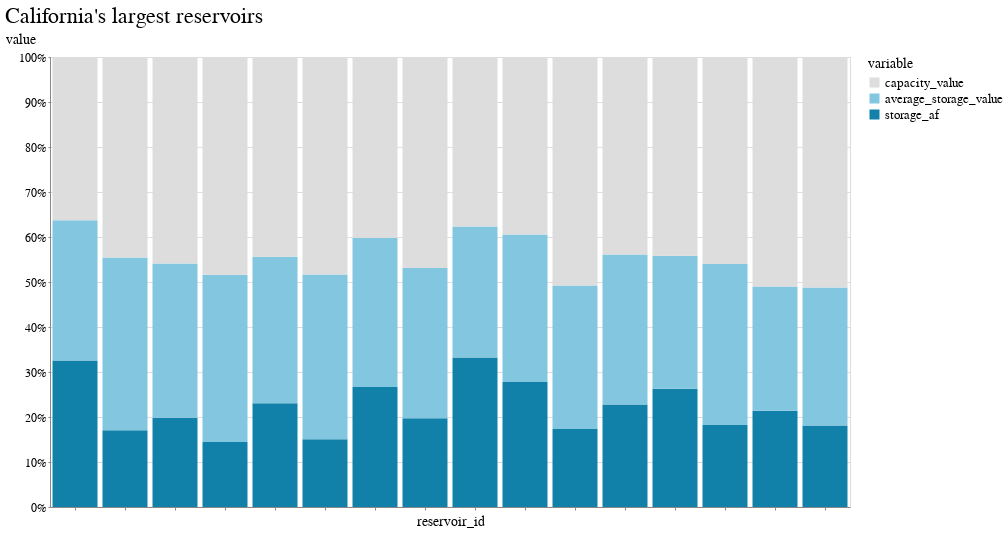

The notebook cell this image was saved under:
### Code cell
domain = ["capacity_value", "average_storage_value", "storage_af", ]
range_ = ['#ddd', '#83c6e0', '#1281aa', ]

alt.Chart(melt).mark_bar().encode(
    x=alt.X('reservoir_id', axis=alt.Axis(labels=False)),
    y=alt.Y('value',stack="normalize"),
    order="bar_order",
    color=alt.Color(
        'variable', 
        scale=alt.Scale(domain=domain, range=range_), 
        #sort='descending'
    ),
    tooltip=["reservoir_id"]
).properties(title="California's largest reservoirs")

### Figure 1 — Vega-Lite specification as saved in the notebook (floating-point values rounded to 4 significant figures)
{"config": {"view": {"width": 800, "height": 450}, "background": "#ffffff", "title": {"anchor": "start", "font": "BentonGothic-Bold, sans", "fontColor": "#000000", "fontSize": 22, "fontWeight": "normal"}, "arc": {"fill": "#82c6df"}, "area": {"fill": "#82c6df"}, "line": {"stroke": "#82c6df", "strokeWidth": 3}, "path": {"stroke": "#82c6df"}, "rect": {"fill": "#82c6df"}, "shape": {"stroke": "#82c6df"}, "bar": {"fill": "#82c6df"}, "point": {"stroke": "#82c6df"}, "symbol": {"fill": "#82c6df", "size": 30}, "axis": {"titleFont": "BentonGothic-Bold, sans", "titleFontSize": 14, "titleFontWeight": "normal", "labelFont": "BentonGothic, sans", "labelFontSize": 12, "labelFontWeight": "normal"}, "axisX": {"labelAngle": 0, "labelPadding": 4, "tickSize": 3}, "axisY": {"labelBaseline": "middle", "maxExtent": 45, "minExtent": 45, "tickSize": 2, "titleAlign": "left", "titleAngle": 0, "titleX": -45, "titleY": -11}, "legend": {"titleFont": "BentonGothic-Bold, sans", "titleFontSize": 14, "titleFontWeight": "normal", "symbolType": "square", "labelFont": "BentonGothic, sans", "labelFontSize": 13}, "range": {"category": ["#3580b1", "#ec8431", "#ab7fb4", "#c89d29", "#adc839", "#829eb1"], "diverging": ["#e68a4f", "#f4bb6a", "#f9e39c", "#dadfe2", "#a6b7c6", "#849eae"], "heatmap": ["#fbf2c7", "#f9e39c", "#f8d36e", "#f4bb6a", "#e68a4f", "#d15a40", "#ab4232"], "ordinal": ["#fbf2c7", "#f9e39c", "#f8d36e", "#f4bb6a", "#e68a4f", "#d15a40", "#ab4232"], "ramp": ["#fbf2c7", "#f9e39c", "#f8d36e", "#f4bb6a", "#e68a4f", "#d15a40", "#ab4232"]}}, "data": {"name": "data-e57d05e981e0113aafa9525e82818231"}, "mark": "bar", "encoding": {"color": {"field": "variable", "scale": {"domain": ["capacity_value", "average_storage_value", "storage_af"], "range": ["#ddd", "#83c6e0", "#1281aa"]}, "type": "nominal"}, "order": {"field": "bar_order", "type": "quantitative"}, "tooltip": [{"field": "reservoir_id", "type": "nominal"}], "x": {"axis": {"labels": false}, "field": "reservoir_id", "type": "nominal"}, "y": {"field": "value", "stack": "normalize", "type": "quantitative"}}, "title": "California's largest reservoirs", "$schema": "https://vega.github.io/schema/vega-lite/v4.17.0.json", "datasets": {"data-e57d05e981e0113aafa9525e82818231": [{"reservoir_id": "CLE", "variable": "storage_af", "value": 730500.0, "bar_order": 1}, {"reservoir_id": "WRS", "variable": "storage_af", "value": 134900.0, "bar_order": 1}, {"reservoir_id": "CCH", "variable": "storage_af", "value": 83520.0, "bar_order": 1}, {"reservoir_id": "CSI", "variable": "storage_af", "value": 79020.0, "bar_order": 1}, {"reservoir_id": "CAS", "variable": "storage_af", "value": 124400.0, "bar_order": 1}, {"reservoir_id": "SHA", "variable": "storage_af", "value": 1805000.0, "bar_order": 1}, {"reservoir_id": "ORO", "variable": "storage_af", "value": 1837000.0, "bar_order": 1}, {"reservoir_id": "BUL", "variable": "storage_af", "value": 866600.0, "bar_order": 1}, {"reservoir_id": "FOL", "variable": "storage_af", "value": 861300.0, "bar_order": 1}, {"reservoir_id": "CMN", "variable": "storage_af", "value": 216800.0, "bar_order": 1}, {"reservoir_id": "NML", "variable": "storage_af", "value": 819200.0, "bar_order": 1}, {"reservoir_id": "DNP", "variable": "storage_af", "value": 1347000.0, "bar_order": 1}, {"reservoir_id": "EXC", "variable": "storage_af", "value": 430900.0, "bar_order": 1}, {"reservoir_id": "MIL", "variable": "storage_af", "value": 366100.0, "bar_order": 1}, {"reservoir_id": "SNL", "variable": "storage_af", "value": 854900.0, "bar_order": 1}, {"reservoir_id": "PNF", "variable": "storage_af", "value": 594800.0, "bar_order": 1}, {"reservoir_id": "CLE", "variable": "average_storage_value", "value": 1882000.0, "bar_order": 2}, {"reservoir_id": "WRS", "variable": "average_storage_value", "value": 228100.0, "bar_order": 2}, {"reservoir_id": "CCH", "variable": "average_storage_value", "value": 144300.0, "bar_order": 2}, {"reservoir_id": "CSI", "variable": "average_storage_value", "value": 192400.0, "bar_order": 2}, {"reservoir_id": "CAS", "variable": "average_storage_value", "value": 280100.0, "bar_order": 2}, {"reservoir_id": "SHA", "variable": "average_storage_value", "value": 3540000.0, "bar_order": 2}, {"reservoir_id": "ORO", "variable": "average_storage_value", "value": 2688000.0, "bar_order": 2}, {"reservoir_id": "BUL", "variable": "average_storage_value", "value": 831300.0, "bar_order": 2}, {"reservoir_id": "FOL", "variable": "average_storage_value", "value": 756300.0, "bar_order": 2}, {"reservoir_id": "CMN", "variable": "average_storage_value", "value": 305400.0, "bar_order": 2}, {"reservoir_id": "NML", "variable": "average_storage_value", "value": 1508000.0, "bar_order": 2}, {"reservoir_id": "DNP", "variable": "average_storage_value", "value": 1672000.0, "bar_order": 2}, {"reservoir_id": "EXC", "variable": "average_storage_value", "value": 729700.0, "bar_order": 2}, {"reservoir_id": "MIL", "variable": "average_storage_value", "value": 432500.0, "bar_order": 2}, {"reservoir_id": "SNL", "variable": "average_storage_value", "value": 1106000.0, "bar_order": 2}, {"reservoir_id": "PNF", "variable": "average_storage_value", "value": 670700.0, "bar_order": 2}, {"reservoir_id": "CLE", "variable": "capacity_value", "value": 2448000.0, "bar_order": 3}, {"reservoir_id": "WRS", "variable": "capacity_value", "value": 381000.0, "bar_order": 3}, {"reservoir_id": "CCH", "variable": "capacity_value", "value": 193300.0, "bar_order": 3}, {"reservoir_id": "CSI", "variable": "capacity_value", "value": 254000.0, "bar_order": 3}, {"reservoir_id": "CAS", "variable": "capacity_value", "value": 325000.0, "bar_order": 3}, {"reservoir_id": "SHA", "variable": "capacity_value", "value": 4552000.0, "bar_order": 3}, {"reservoir_id": "ORO", "variable": "capacity_value", "value": 3538000.0, "bar_order": 3}, {"reservoir_id": "BUL", "variable": "capacity_value", "value": 966000.0, "bar_order": 3}, {"reservoir_id": "FOL", "variable": "capacity_value", "value": 977000.0, "bar_order": 3}, {"reservoir_id": "CMN", "variable": "capacity_value", "value": 417100.0, "bar_order": 3}, {"reservoir_id": "NML", "variable": "capacity_value", "value": 2400000.0, "bar_order": 3}, {"reservoir_id": "DNP", "variable": "capacity_value", "value": 2030000.0, "bar_order": 3}, {"reservoir_id": "EXC", "variable": "capacity_value", "value": 1025000.0, "bar_order": 3}, {"reservoir_id": "MIL", "variable": "capacity_value", "value": 520500.0, "bar_order": 3}, {"reservoir_id": "SNL", "variable": "capacity_value", "value": 2041000.0, "bar_order": 3}, {"reservoir_id": "PNF", "variable": "capacity_value", "value": 1000000.0, "bar_order": 3}]}}
